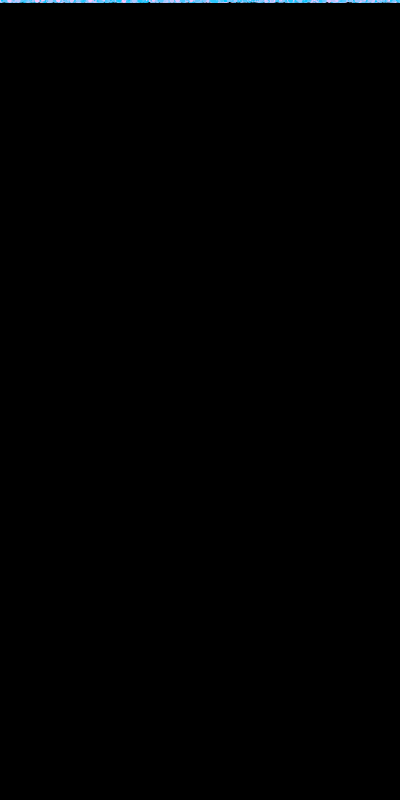
Frame 1 (no input)
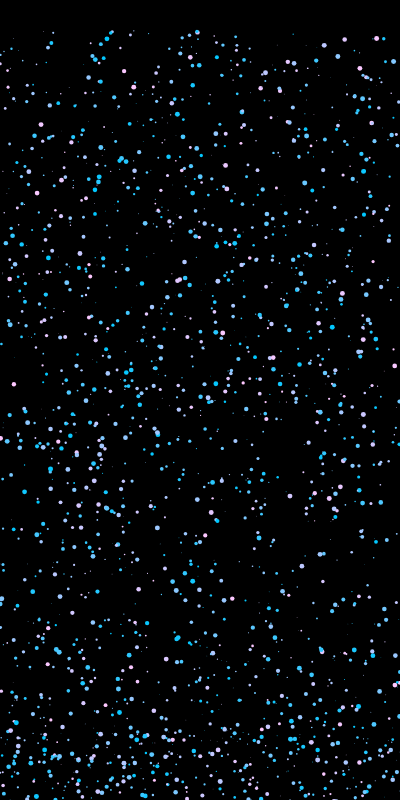
Frame 60 (no input)
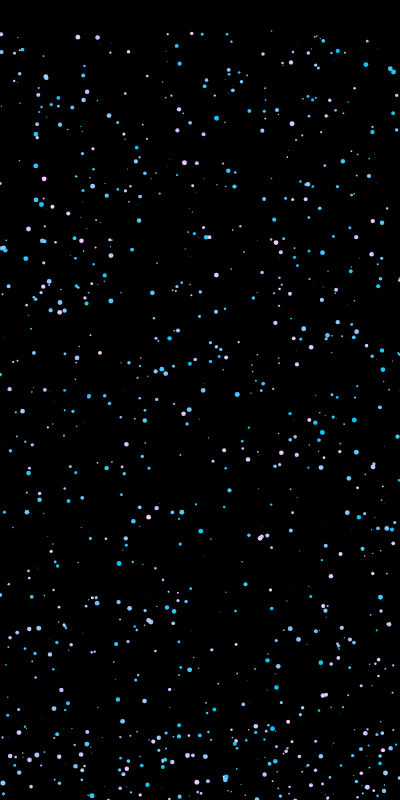
Frame 120 (the mouse pressed at the canvas centre since frame 60)

The p5.js sketch that drew these frames (run headless with seeded random() and noise() and a simulated clock; from frame 60 on, the mouse is pressed at the canvas centre):

// p5.js sketch
// ── sketch.js
let droplets = [];

function setup() {
  createCanvas(400, 800);
  noStroke();
  resetFountain();

  for (let i = 0; i < 1000; i++) {
    let w = new Fountain();
    droplets.push(w);
  }
}
function draw() {
  background(0);
  for (let w of droplets) {
    w.drip();
    if (!w.checkGround()) {
      w.jet();
    }
    w.form();
  }
}

function mousePressed() {
  resetFountain(); 
}

function resetFountain() {
  droplets = []; 
  for (let i = 0; i < 1000; i++) {
    droplets.push(new Fountain());
  }
}

// ── Fountain.js
class Fountain {
  constructor() {
    this.pos = createVector(random(width), 0);
    this.vel = createVector(0,0.5);
    this.acc = createVector(0, random(0, 0.5));
    this.w = random(0.5,5);
    this.c = color(random(255),200,255);
  }

  drip() {
    this.pos.add(this.vel);
    this.vel.add(this.acc);
  }

  checkGround() {
    return this.pos.y == height-this.w/2;
  }
  
  jet(){
    if (this.pos.y >= height-this.w/2){
      this.vel.y *= -0.9;
    }
  }

  form() {
    fill(this.c);
    circle(this.pos.x, this.pos.y, this.w);
  }
}

// ── style.css
html, body {
  margin: 0;
  padding: 0;
  align-content: center;
  text-align: center;
  font-family: 'BMDOHYEON', sans-serif;
  color: #eee;
  background-color: #000;
}

canvas {
  display: block;
  margin-top: 30px;
  margin-left: auto;
  margin-right: auto;
}
